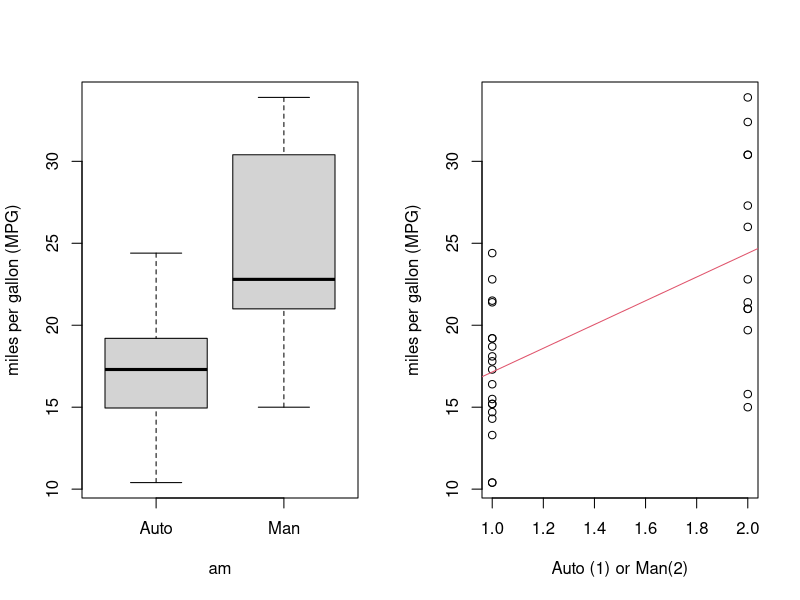

Write R code to recreate this figure.
## ---- chunk 1
knitr::opts_chunk$set(echo = FALSE)
## ---- chunk 2
library(datasets)
mpgData <- with(mtcars, data.frame(mpg, am))
mpgData$am <- factor(mpgData$am, labels = c("Auto", "Man"))
#summary(mpgData)
## ---- chunk 3
summary(mpgData[mpgData$am == "Auto",])
summary(mpgData[mpgData$am == "Man",])
## ---- chunk 4
fit <- lm(mpg ~ as.integer(am), data=mpgData)
summary(fit)
## ---- chunk 5
par(mfrow=c(1,2))
with(mpgData,{
     boxplot(mpg ~ am, 
             ylab = "miles per gallon (MPG)")
     plot(mpg ~ as.integer(am),
             xlab = "Auto (1) or Man(2)",
             ylab = "miles per gallon (MPG)")
     abline(fit, col=2)
     })
